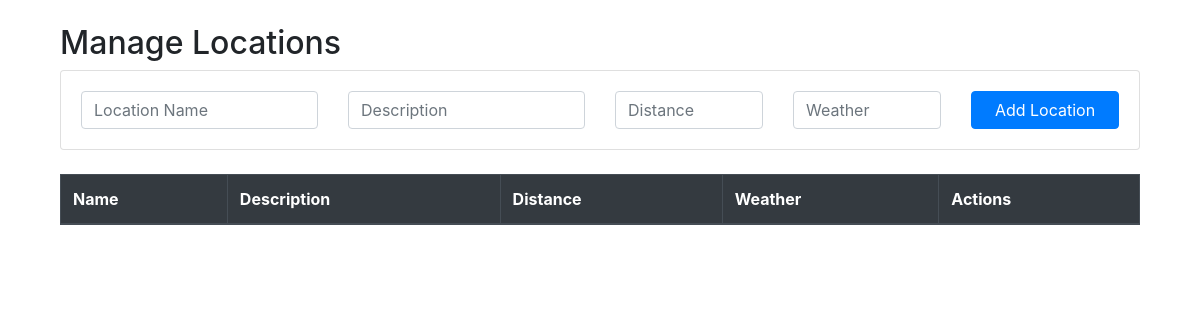
Page /recommendation/admin-location/ on the earlier database version.
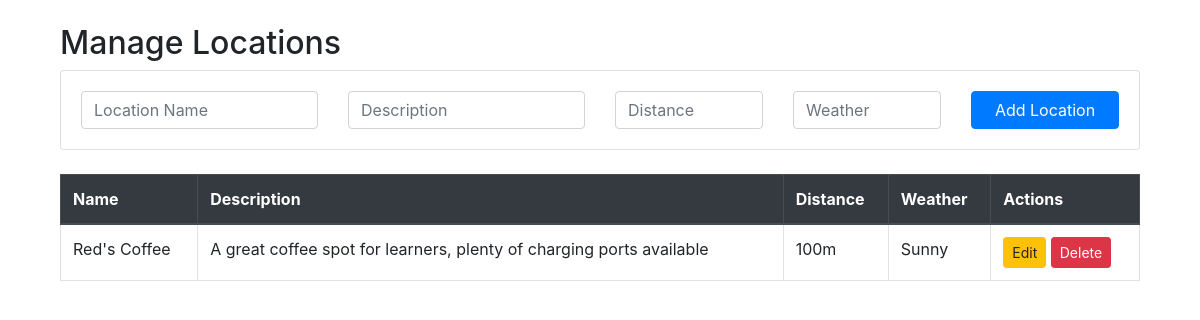
Same page on the later database version.
### recommendation/models.py (models this page shows, shortened)
class Location(models.Model):
    name = models.CharField(max_length=100)
    description = models.TextField()
    distance = models.CharField(max_length=50)
    weather = models.CharField(max_length=50)

### recommendation/views.py (the view)
# urls.py: path('admin-location/', views.admin_location_view, name='admin_location'),
def admin_location_view(request):
    locations = Location.objects.all()
    form = LocationForm()
    return render(request, 'admin_location.html', {'locations': locations, 'form': form})

### recommendation/forms.py
class LocationForm(forms.ModelForm):
    class Meta:
        model = Location
        fields = ['name', 'description', 'distance', 'weather']

### recommendation/templates/admin_location.html (shortened to what this page needs)
{% extends 'base-recommendation.html' %}
{% block content %}
<div class="container mt-4">
    <h2>Manage Locations</h2>
    <div class="card mb-4">
        <div class="card-body">
            <form id="locationForm" method="POST">
                <div class="row">
                    <div class="col-md-3">
                        <input type="text" name="name" class="form-control" placeholder="Location Name" required>
                    </div>
                    <div class="col-md-3">
                        <input type="text" name="description" class="form-control" placeholder="Description" required>
                    </div>
                    <div class="col-md-2">
                        <input type="text" name="distance" class="form-control" placeholder="Distance" required>
                    </div>
                    <div class="col-md-2">
                        <input type="text" name="weather" class="form-control" placeholder="Weather" required>
                    </div>
                    <div class="col-md-2">
                        <button type="submit" class="btn btn-primary w-100">Add Location</button>
                    </div>
                </div>
            </form>
        </div>
    </div>
    <div class="table-responsive">
        <table class="table table-bordered">
            <thead class="thead-dark">
                <tr>
                    <th>Name</th>
                    <th>Description</th>
                    <th>Distance</th>
                    <th>Weather</th>
                    <th>Actions</th>
                </tr>
            </thead>
            <tbody id="locationTableBody">
                {% for location in locations %}
                <tr data-id="{{ location.id }}">
                    <td>{{ location.name }}</td>
                    <td>{{ location.description }}</td>
                    <td>{{ location.distance }}</td>
                    <td>{{ location.weather }}</td>
                    <td>
                        <button class="btn btn-sm btn-warning edit-btn">Edit</button>
                        <button class="btn btn-sm btn-danger delete-btn">Delete</button>
                    </td>
                </tr>
                {% endfor %}
            </tbody>
        </table>
    </div>
</div>
{% endblock %}

Differences in the rows shown:
added Location: name "Red's Coffee", description "A great coffee spot for learners, plenty of charging ports available", distance "100m", weather "Sunny"
